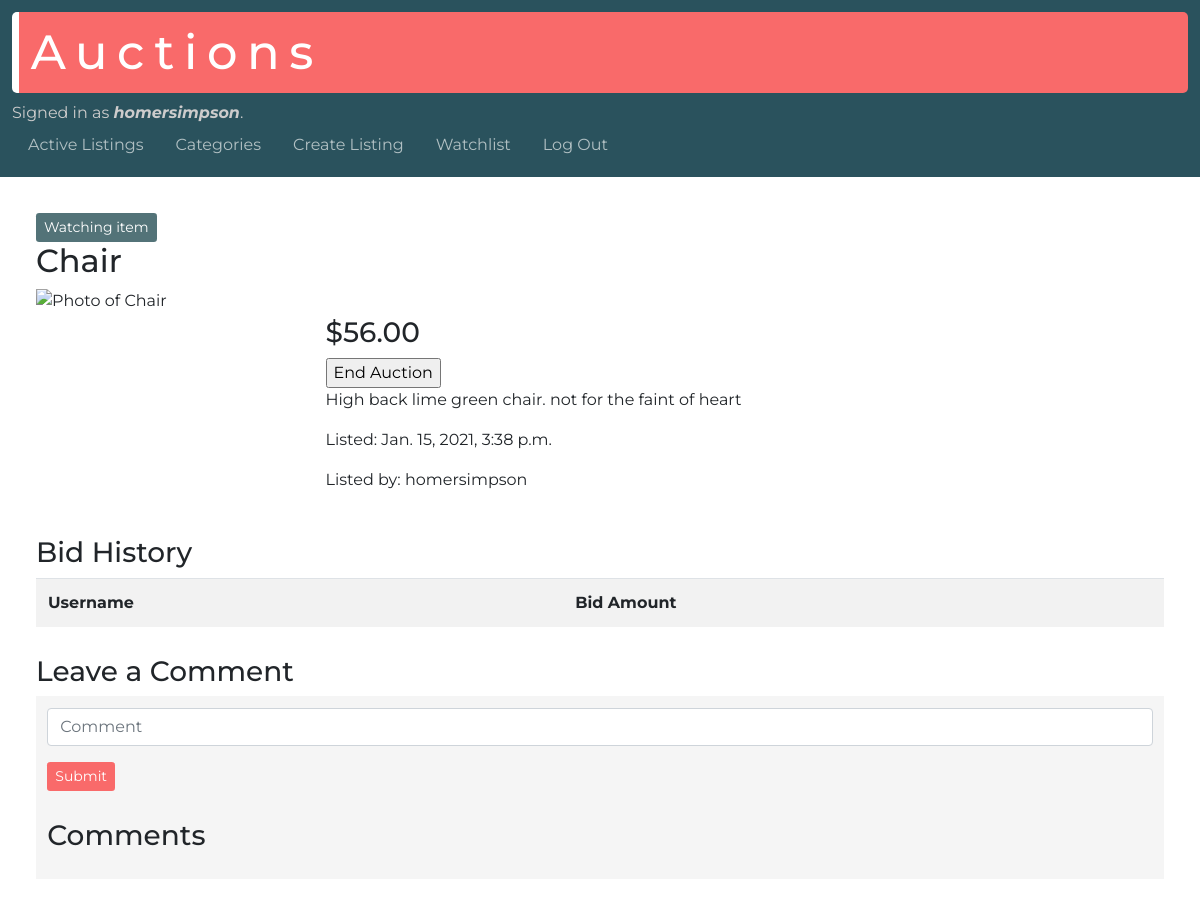
Before: /listing/17 (signed in) with the older database file.
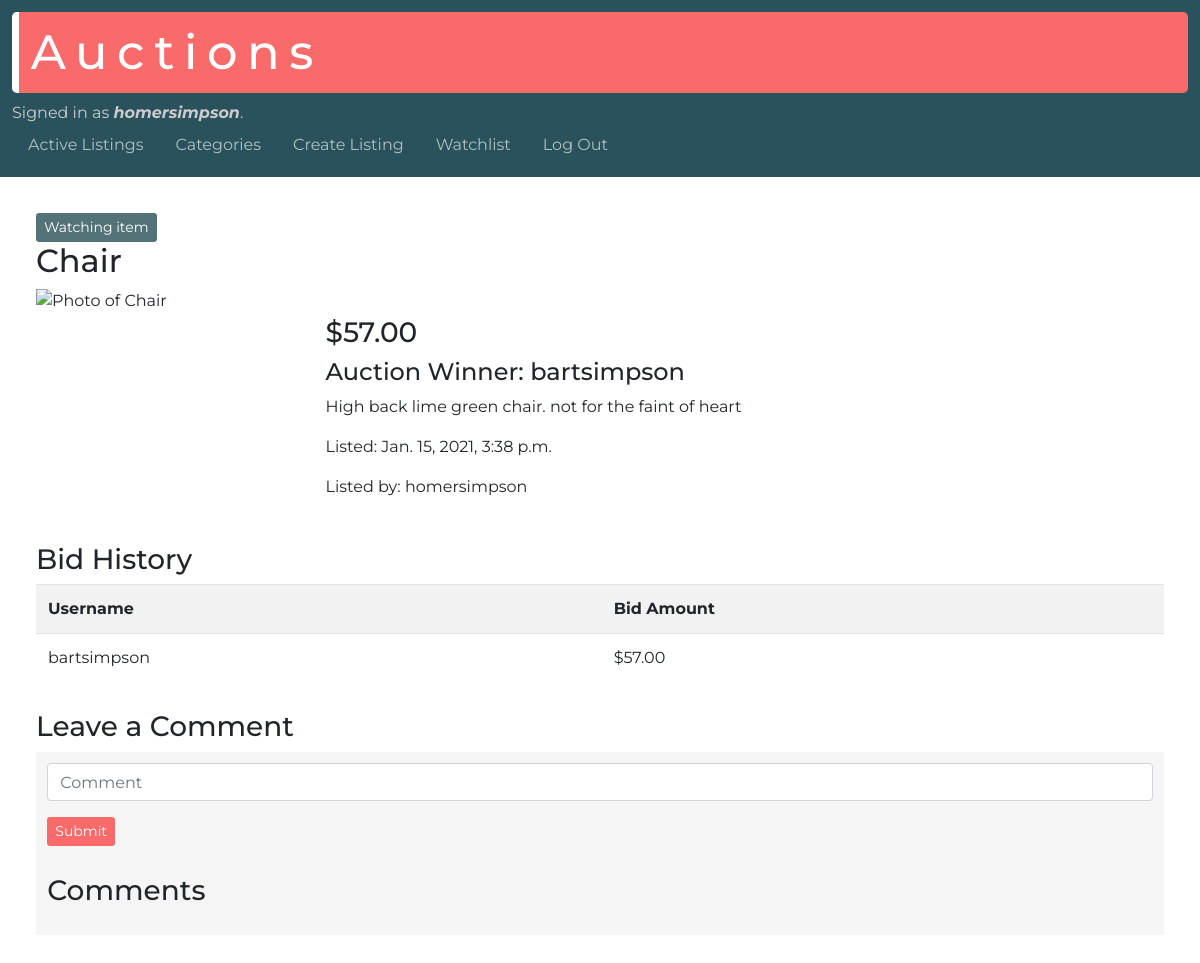
After: the same page with the newer database file.
### auctions/models.py (models this page shows, shortened)
class Listing(models.Model):
  user = models.ForeignKey(User, on_delete=models.CASCADE, related_name="listings")
  title = models.CharField(max_length=64)
  price = models.DecimalField(max_digits=8, decimal_places=2)
  description = models.TextField(max_length=256)
  date = models.DateTimeField(auto_now_add=True)
  photo = models.URLField(max_length=200, blank=True)
  category = models.CharField(max_length=32, blank=True)
  status = models.BooleanField(default=True)

class User(AbstractUser):
  watchlist = models.ManyToManyField('Listing', blank=True, related_name="watched")

class Bid(models.Model):
  listing = models.ForeignKey(Listing, on_delete=models.CASCADE, related_name="bids")
  price = models.DecimalField(max_digits=8, decimal_places=2)
  bidder = models.ForeignKey(User, on_delete=models.CASCADE)

### auctions/views.py (the view)
# urls.py: path("listing/<int:listing_id>", views.listing, name="listing"),
def listing(request, listing_id):
  listing = Listing.objects.get(pk=listing_id)
  bids = listing.bids.all()
  user = request.user
  listing_creator = listing.user
  comments = listing.comments.all()
  if request.user.is_authenticated:
    if user.watchlist.filter(pk=listing_id):
      watchlist_message = "Watching item"
    else:
      watchlist_message = "Not watching item"
    if user == listing_creator:
      user_is_creator = True
    else:
      user_is_creator = False
    if bids:
      max_bid = bids.latest('price')
    else:
      max_bid = None
    return render(request, "auctions/listing.html", {
      "listing": listing,
      "watchlist_message": watchlist_message,
      "bids": bids,
      "comments": comments,
      "user_is_creator": user_is_creator,
      "max_bid": max_bid
    })
  else:
    return render(request, "auctions/listing.html", {
      "listing": listing
    })

### auctions/templates/auctions/listing.html (shortened to what this page needs)
{% extends "auctions/layout.html" %}
{% block body %}
    {% if user.is_authenticated %}
      <form action="{% url 'add-remove-watchlist' listing.id %}" method="POST">
        <input type="submit" value="{{ watchlist_message }}" class="btn btn-sm btn-primary watchlist-button">
      </form>
    {% endif %}
    <h2>{{ listing.title }}</h2>
    <div class="row listing-container">
      <div class="col-md-3">
        <img src="{{ listing.photo }}" alt="Photo of {{ listing.title }}" class="img-small">
      </div>
      <div class="col-md-9">
        <h3>${{ listing.price }}</h3>
        {% if user_is_creator and listing.status %}
          <form action="{% url 'close-listing' listing.id %}" method="POST">
            <input type="submit" value="End Auction">
          </form>
        {% endif %}
        {% if max_bid.bidder == user and not listing.status %}
          <h4>You won the auction!</h4>
        {% elif max_bid and not listing.status %}
          <h4>Auction Winner: {{ max_bid.bidder.username }}</h4>
        {% elif not max_bid and not listing.status %}
          <h4>Auction Closed</h4>
        {% endif %}
        <p>{{ listing.description }}</p>
        <p>Listed: {{ listing.date }}</p>
        <p>Listed by: {{ listing.user.username }}</p>
      </div>
    </div>
    {% if user.is_authenticated %}
      <h3>Bid History</h3>
      <table class="table table-striped">
        <tr>
          <th>Username</th>
          <th>Bid Amount</th>
        </tr>
      {% for bid in bids %}
        <tr>
          <td>{{ bid.bidder.username }}</td>
          <td>${{ bid.price }}</td>
        </tr>
      {% endfor %}
      </table>
      <h3>Leave a Comment</h3>
      <div class="comment-section">
      <form action="{% url 'comment' listing.id %}" method="POST">
        <div class="form-group">
          <input type="text" required name="comment_text" class="form-control" placeholder="Comment">
        </div>
        <input type="submit" value="Submit" class="btn btn-sm btn-primary">
      </form>
      <h3>Comments</h3>
      </div>
    {% endif %}
{% endblock %}

Changed rows visible on the page:
changed Listing "Chair": price "56.00" → "57.00"; status True → False (drawn)
added Bid: bidder.username "bartsimpson", price "57.00"
Other visible differences:
form field value: "End Auction" → (not shown)
text now shown: "Auction Winner:"
